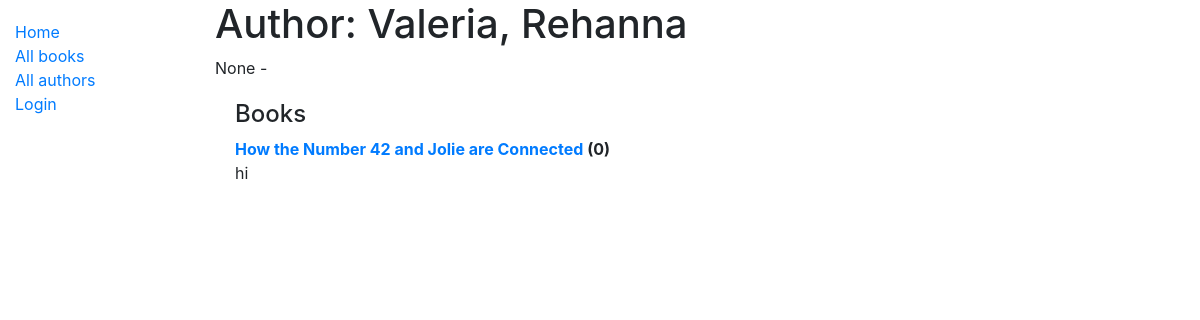
/catalog/author/2, run on the app's committed database.
### catalog/models.py (models this page shows, shortened)
class Author(models.Model):
    first_name = models.CharField(max_length=100)
    last_name = models.CharField(max_length=100)
    date_of_birth = models.DateField(null=True, blank=True)
    date_of_death = models.DateField('Died', null=True, blank=True)
    class Meta:
        ordering = ['last_name', 'first_name']
        permissions = (("can_mark_returned", "Set book as returned"),)
    def __str__(self):
        return '{0}, {1}'.format(self.last_name, self.first_name)

class Book(models.Model):
    title = models.CharField(max_length=200)
    author = models.ForeignKey('Author', on_delete=models.SET_NULL, null=True)
    summary = models.TextField(max_length=1000, help_text='Enter a brief description of the book')
    isbn = models.CharField('ISBN', max_length=13, help_text='13 Character <a href="https://www.isbn-international.org/content/what-isbn">ISBN number</a>')
    genre = models.ManyToManyField(Genre, help_text='Select a genre for this book')
    def __str__(self):
        return self.title
    def display_genre(self):
        """Create a string for the Genre. This is required to display genre in Admin."""
        return ', '.join(genre.name for genre in self.genre.all()[:3])
    display_genre.short_description = 'Genre'

### catalog/views.py (the view)
# urls.py: path('author/<int:pk>', views.AuthorDetailView.as_view(), name='author-detail')
class AuthorDetailView(generic.DetailView):
    model = Author

### catalog/templates/catalog/author_detail.html
{% extends "base_generic.html" %}
{% block content %}
<h1>Author: {{ author }} </h1>
<p>{{author.date_of_birth}} - {% if author.date_of_death %}{{author.date_of_death}}{% endif %}</p>
<div style="margin-left:20px;margin-top:20px">
<h4>Books</h4>
<dl>
{% for book in author.book_set.all %}
  <dt><a href="{% url 'book-detail' book.pk %}">{{book}}</a> ({{book.bookinstance_set.all.count}})</dt>
  <dd>{{book.summary}}</dd>
{% endfor %}
</dl>
</div>
{% endblock %}

### data on the page
Author: last_name+first_name "Valeria, Rehanna", date_of_birth "None"
Book: title "How the Number 42 and Jolie are Connected", bookinstance_set.all.count "0", summary "hi"
